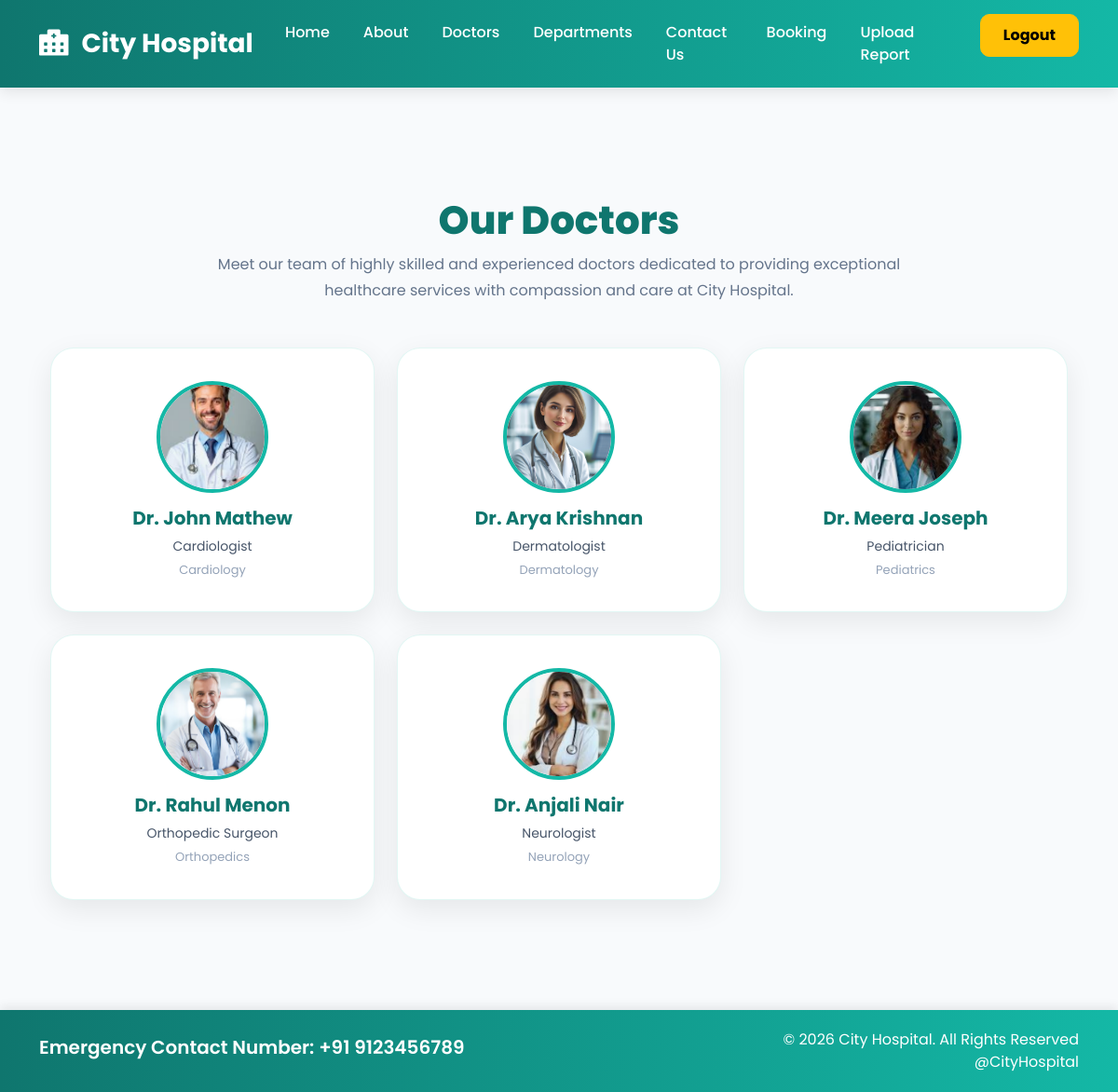
Page /doctors/ (signed in) on the earlier database version.
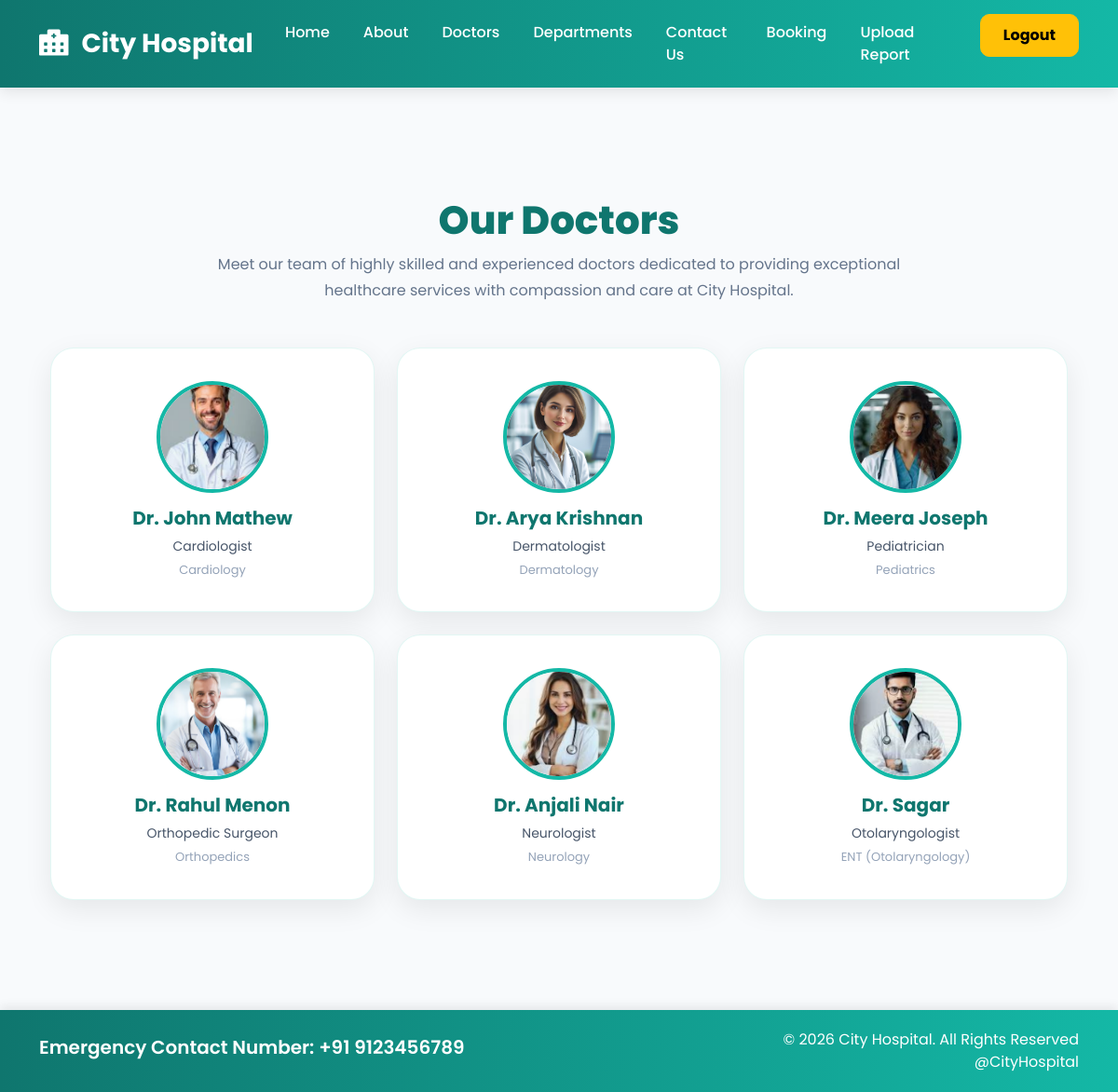
Same page on the later database version.
### home/models.py (models this page shows, shortened)
class Doctors(models.Model):
    user = models.OneToOneField(
        settings.AUTH_USER_MODEL,
        on_delete=models.CASCADE,
        null=True,
        blank=True
    )
    doc_name = models.CharField(
        max_length=100
    )
    doc_spec = models.CharField(
        max_length=100
    )
    dep_name = models.ForeignKey(
        Department,
        on_delete=models.CASCADE
    )
    dep_image = models.ImageField(
        upload_to='doctors/'
    )

class Department(models.Model):
    dep_name = models.CharField(
        max_length=100
    )
    dep_description = models.TextField()

### home/views.py (the view)
# urls.py: path('doctors/', views.doctors, name='doctors'),
@login_required(login_url='login')
def doctors(request):
    docs = Doctors.objects.all()
    return render(request, 'doctors.html', {
        'docs': docs
    })

### template/doctors.html (shortened to what this page needs)
{% extends "base.html" %}
{% block content %}
<section class="doctors-section">
    <div class="container">
        <div class="text-center doctors-title mb-5">
            <h2>Our Doctors</h2>
            <p>
                Meet our team of highly skilled and experienced doctors
                dedicated to providing exceptional healthcare services with
                compassion and care at City Hospital.
            </p>
        </div>
        <div class="row g-4">
            {% for d in docs %}
            <div class="col-md-4 col-sm-6">
                <div class="doctor-card">
                    <img src="{{ d.dep_image.url }}"
                        alt="Doctor Image">
                    <h5>{{ d.doc_name }}</h5>
                    <div class="spec">
                        {{ d.doc_spec }}
                    </div>
                    <div class="dept">
                        {{ d.dep_name.dep_name }}
                    </div>
                </div>
            </div>
            {% empty %}
            <p class="no-doctors">
                No doctors available at the moment.
            </p>
            {% endfor %}
        </div>
    </div>
</section>
{% endblock %}

### template/base.html (shortened to what this page needs)
{% load static %}
<!DOCTYPE html>
<html lang="en">
<head>
    <link rel="stylesheet"
        href="https://cdn.jsdelivr.net/npm/bootstrap@5.1.3/dist/css/bootstrap.min.css">
    <link rel="stylesheet"
        href="https://use.fontawesome.com/releases/v5.2.0/css/all.css">
</head>
<body>
   {% if user.is_authenticated %}
<nav class="navbar navbar-expand-lg sticky-top">
    <div class="container">
        <a class="navbar-brand" href="#">
            <i class="fas fa-hospital-alt me-2"></i>
            City Hospital
        </a>
        <div class="collapse navbar-collapse justify-content-end"
            id="navbarNav">
            <ul class="navbar-nav fw-bold">
                <li class="nav-item">
                    <a class="nav-link" href="{% url 'home' %}">Home</a>
                </li>
                <li class="nav-item">
                    <a class="nav-link" href="{% url 'about' %}">About</a>
                </li>
                <li class="nav-item">
                    <a class="nav-link" href="{% url 'doctors' %}">Doctors</a>
                </li>
                <li class="nav-item">
                    <a class="nav-link" href="{% url 'departments' %}">Departments</a>
                </li>
                <li class="nav-item">
                    <a class="nav-link" href="{% url 'contact' %}">Contact Us</a>
                </li>
                {% if user.role == 'patient' %}
                 <li class="nav-item">
                    <a class="nav-link" href="{% url 'booking' %}">Booking</a>
                </li>
                <li class="nav-item">
                    <a class="nav-link" href="{% url 'upload_report' %}">
                        Upload Report
                    </a>
                </li>
                {% endif %}
                <li class="nav-item ms-lg-3">
                    <a class="btn btn-warning fw-bold px-4"
                        href="{% url 'logout' %}">
                        Logout
                    </a>
                </li>
            </ul>
        </div>
    </div>
</nav>
{% endif %}
    <main class="container my-5">
        {% block content %}
        {% endblock %}
    </main>
    <footer>
        <div class="container">
            <div class="row align-items-center">
                <div class="col-12 col-md-8">
                    <h4>
                        Emergency Contact Number: +91 9123456789
                    </h4>
                </div>
                <div class="col-12 col-md-4 mt-4 mt-md-0 text-center text-md-end">
                    © 2026 City Hospital. All Rights Reserved
                    <br>
                    @CityHospital
                </div>
            </div>
        </div>
    </footer>
</body>
</html>

### template/base.html (style rules this page uses)
* { margin: 0; padding: 0; box-sizing: border-box; }
body { font-family: 'Poppins', sans-serif; background-color: #f8fafc; color: #1e293b; min-height: 100vh; display: flex; flex-direction: column; }
.navbar { background: linear-gradient(90deg, #0f766e, #14b8a6); padding: 15px 0; box-shadow: 0 4px 15px rgba(0,0,0,0.1); }
.navbar-brand { font-size: 28px; font-weight: 700; color: white !important; }
.navbar-nav .nav-link { color: white !important; margin: 0 10px; font-weight: 500; transition: 0.3s ease; position: relative; }
.navbar-nav .nav-link::after { content: ''; position: absolute; width: 0%; height: 2px; background: #facc15; left: 0; bottom: 0; transition: 0.3s; }
.btn { border-radius: 10px; padding: 10px 20px; font-weight: 600; transition: 0.3s; }
footer { background: linear-gradient(90deg, #0f766e, #14b8a6); color: white; margin-top: auto; padding: 20px 0; box-shadow: 0 -4px 10px rgba(0,0,0,0.08); }
footer h4 { font-size: 20px; font-weight: 600; }

### template/doctors.html (style rules this page uses)
body { background: #f8fafc; }
.doctors-section { padding: 70px 0; }
.doctors-title h2 { font-size: 42px; font-weight: 800; color: #0f766e; }
.doctors-title p { max-width: 750px; margin: auto; color: #64748b; font-size: 16px; line-height: 1.7; }
.doctor-card { background: white; border-radius: 25px; padding: 35px 25px; text-align: center; box-shadow: 0 10px 30px rgba(0,0,0,0.08); transition: 0.35s ease; height: 100%; border: 1px solid rgba(20,184,166,0.12); }
.doctor-card img { width: 120px; height: 120px; object-fit: cover; border-radius: 50%; border: 4px solid #14b8a6; margin-bottom: 15px; transition: 0.3s ease; }
.doctor-card h5 { font-size: 20px; font-weight: 700; color: #0f766e; margin-bottom: 8px; }
.doctor-card .spec { font-size: 14px; color: #475569; margin-bottom: 5px; }
.doctor-card .dept { font-size: 13px; color: #94a3b8; }

Differences in the rows shown:
added Doctors: dep_image (picture), doc_name "Dr. Sagar", doc_spec "Otolaryngologist", dep_name.dep_name "ENT (Otolaryngology)"
